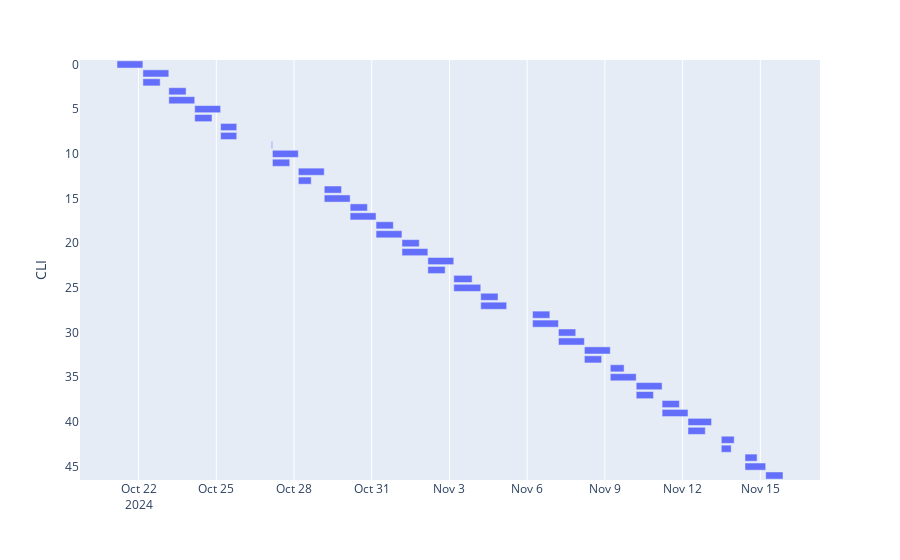

Here is the notebook cell this chart was saved with:
### Code cell
# Plot the ranges of the CLI timeframes
import plotly.express as px

timeline_df = pd.DataFrame(
    [
        {"CLI": i, "Start": cli_df["valid"].apply(lambda dt: dt.astimezone(pytz.utc)).min(), "End": cli_df["valid"].apply(lambda dt: dt.astimezone(pytz.utc)).max()}
        for i, cli_df in enumerate(clis_df)
    ]
)

fig = px.timeline(timeline_df, x_start="Start", x_end="End", y="CLI")
fig.update_yaxes(autorange="reversed") # otherwise tasks are listed from the bottom up
fig.show()
